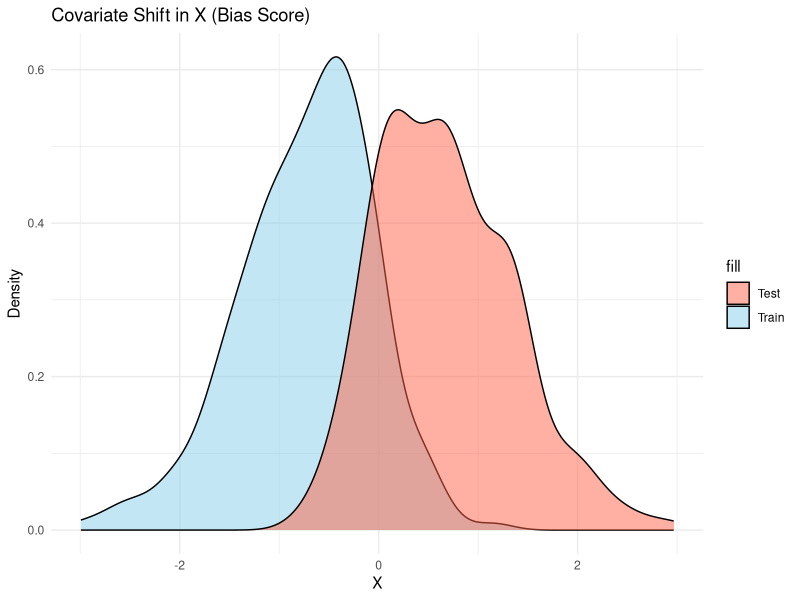
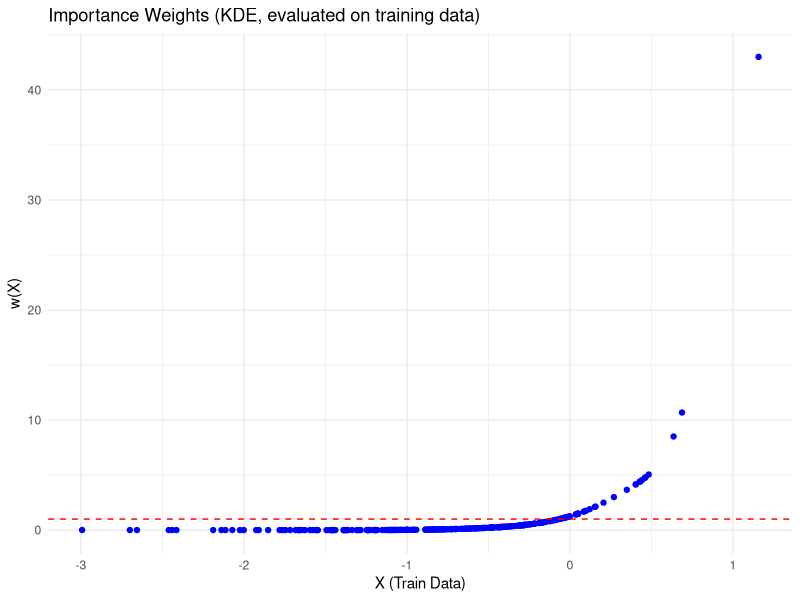
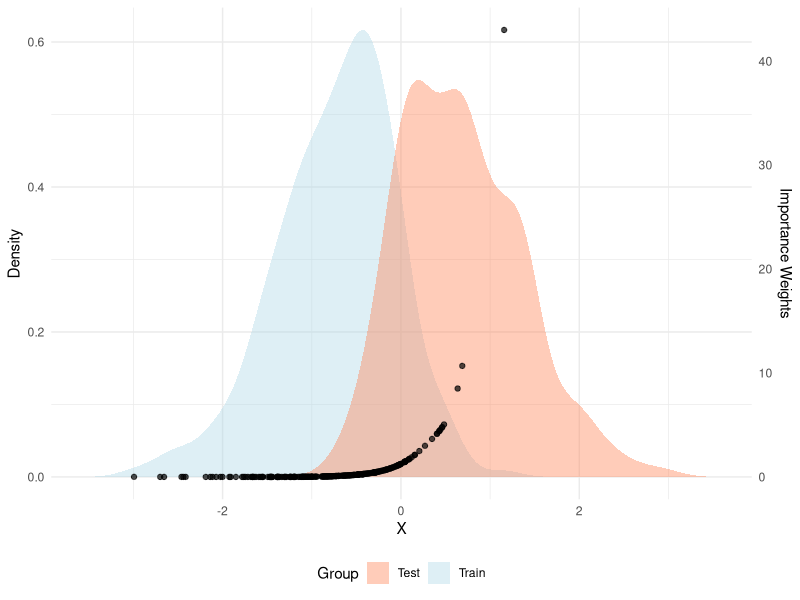

The R script that drew these images, in order:

############################################################
# Script: C) Challenges of Importance Weighting
#
# Illustration of challenges of importance weighting
# including ESS calculation
# (see Section 3.3.3 of the thesis)
############################################################

##### 1) Settings & Packages #####

# Load required package
library(ggplot2)

# Set seed for reproducibility
set.seed(42)

#####

##### 2) Data Generation (as in Section 2.3) #####

# Sample size
n <- 500

# Generate covariate X
X <- rnorm(n, mean = 0, sd = 1)

# True nonlinear function
f_X <- -1 * sin(2 * X) + 1 * X

# Add Gaussian noise
epsilon <- rnorm(n, mean = 0, sd = 1)

# Generate response variable
Y <- f_X + epsilon

# Full dataset
data_full <- data.frame(X = X, Y = Y)

#####

##### 3) Bias Induction via Bias Score #####

# Set bias strength: sigma = 0.5 or 1 for moderate shift
sigma <- 0.5  # or 1 for moderate shift

# Standardize X
X_z <- scale(X)

# Compute bias score (standardized X + Gaussian noise)
bias_score <- as.numeric(X_z) + rnorm(n, mean = 0, sd = sigma)

# Split into train/test based on top 50% of bias score
threshold <- quantile(bias_score, probs = 0.5)
test_idx  <- which(bias_score >= threshold)
train_idx <- setdiff(1:n, test_idx)

# Create training and test sets
train_data <- data_full[train_idx, ]
test_data  <- data_full[test_idx, ]

#####

##### 4) Visualize Covariate Shift #####

ggplot() + 
  geom_density(data = train_data, aes(x = X, fill = "Train"), alpha = 0.5) +
  geom_density(data = test_data, aes(x = X, fill = "Test"), alpha = 0.5) +
  scale_fill_manual(values = c("Train" = "skyblue", "Test" = "tomato")) +
  labs(title = "Covariate Shift in X (Bias Score)", x = "X", y = "Density") +
  theme_minimal()

#####

##### 5) Estimate Importance Weights via KDE #####

# Kernel density estimates for training and test set
dens_train <- density(train_data$X)
dens_test  <- density(test_data$X)

# Evaluate both densities at training points
train_density_est <- approx(dens_train$x, dens_train$y, xout = train_data$X, rule = 2)$y
test_density_est  <- approx(dens_test$x,  dens_test$y,  xout = train_data$X, rule = 2)$y

# Compute importance weights as ratio of test to train density
weights_kde <- test_density_est / train_density_est

# Inspect weight distribution
summary(weights_kde)

#####

##### 6) Visualize Importance Weights #####

# Scatterplot of weights across X
ggplot(data.frame(X = train_data$X, w = weights_kde), aes(x = X, y = w)) +
  geom_point(color = "blue", size = 1.5) +
  geom_hline(yintercept = 1, color = "red", linetype = "dashed") +
  labs(
    title = "Importance Weights (KDE, evaluated on training data)",
    x = "X (Train Data)",
    y = "w(X)"
  ) +
  theme_minimal()

#####

##### 7) Clean Thesis-Style Combined Plot #####

### Prepare density and weight data
density_train_df <- data.frame(X = dens_train$x, Density = dens_train$y, Group = "Train")
density_test_df  <- data.frame(X = dens_test$x,  Density = dens_test$y,  Group = "Test")
density_df       <- rbind(density_train_df, density_test_df)
weights_df       <- data.frame(X = train_data$X, w = weights_kde)

### Rescale weights to match density scale
scale_factor <- max(density_df$Density) / max(weights_kde)

### Compute and format Effective Sample Size
ESS <- (sum(weights_kde))^2 / sum(weights_kde^2)
ESS_label <- paste0("ESS = ", round(ESS, 1))

### Plot densities and weights (dual y-axis)
ggplot() +
  geom_area(data = density_train_df, aes(x = X, y = Density, fill = "Train"), alpha = 0.4) +
  geom_area(data = density_test_df,  aes(x = X, y = Density, fill = "Test"),  alpha = 0.4) +
  geom_point(data = weights_df, aes(x = X, y = w * scale_factor),
             color = "black", size = 1.5, alpha = 0.7) +
  scale_fill_manual(name = "Group", values = c("Train" = "lightblue", "Test" = "coral")) +
  scale_y_continuous(
    name = "Density",
    sec.axis = sec_axis(~ . / scale_factor, name = "Importance Weights")
  ) +
  labs(x = "X") +
  theme_minimal() +
  theme(
    axis.title.y.right = element_text(color = "black"),
    axis.title.y.left  = element_text(color = "black"),
    legend.position = "bottom"
  )

#####

##### 8) Effective Sample Size #####

# Final ESS output
ESS

#####
